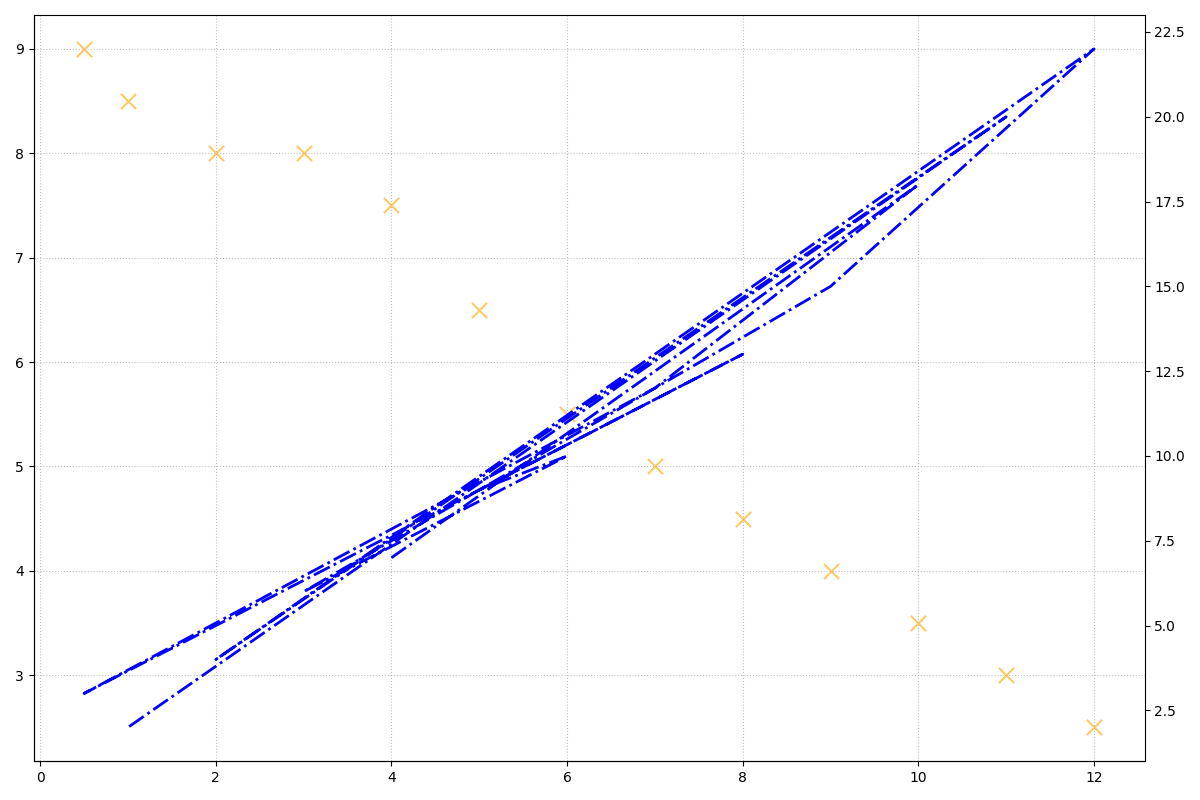

Write the Python code that produced this figure.
import matplotlib.pyplot as plt
import numpy as np

screen_time = np.array([4, 10, 7, 0.5, 8, 5, 6, 3, 9, 12, 2, 11, 1])
sleep_quality = np.array([7.5, 3.5, 5, 9, 4.5, 6.5, 5.5, 8, 4, 2.5, 8, 3, 8.5])
sleep_disturbances = np.array([7, 18, 12, 3, 13, 9, 10, 6, 15, 22, 4, 20, 2])

fig, ax1 = plt.subplots(figsize=(12, 8))

# Changed the color from 'purple' to 'orange', and from 'green' to 'blue'.
ax1.scatter(screen_time, sleep_quality, c='orange', edgecolor='gray', s=120, alpha=0.6, marker='x')

ax2 = ax1.twinx()
ax2.plot(screen_time, sleep_disturbances, color='blue', linewidth=2, linestyle='-.')

ax1.grid(True, linestyle=':', alpha=0.8)

ax1.spines['top'].set_visible(False)
ax1.spines['right'].set_visible(False)

plt.tight_layout()
plt.show()
